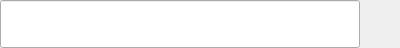
<?xml version="1.0" encoding="UTF-8"?>
<ui version="4.0">
 <class>EditableLabel</class>
 <widget class="QWidget" name="EditableLabel">
  <property name="geometry">
   <rect>
    <x>0</x>
    <y>0</y>
    <width>400</width>
    <height>48</height>
   </rect>
  </property>
  <property name="windowTitle">
   <string>Form</string>
  </property>
  <layout class="QHBoxLayout" name="horizontalLayout" stretch="20,0">
   <property name="spacing">
    <number>0</number>
   </property>
   <property name="leftMargin">
    <number>0</number>
   </property>
   <property name="topMargin">
    <number>0</number>
   </property>
   <property name="rightMargin">
    <number>0</number>
   </property>
   <property name="bottomMargin">
    <number>0</number>
   </property>
   <item>
    <widget class="QFrame" name="frameEdit">
     <property name="frameShape">
      <enum>QFrame::NoFrame</enum>
     </property>
     <widget class="QLabel" name="label">
      <property name="geometry">
       <rect>
        <x>0</x>
        <y>0</y>
        <width>360</width>
        <height>48</height>
       </rect>
      </property>
     </widget>
     <widget class="QLineEdit" name="text">
      <property name="geometry">
       <rect>
        <x>0</x>
        <y>0</y>
        <width>360</width>
        <height>48</height>
       </rect>
      </property>
     </widget>
    </widget>
   </item>
   <item>
    <widget class="QFrame" name="frameButton">
     <property name="minimumSize">
      <size>
       <width>32</width>
       <height>0</height>
      </size>
     </property>
     <layout class="QVBoxLayout" name="verticalLayout">
      <property name="spacing">
       <number>0</number>
      </property>
      <property name="leftMargin">
       <number>0</number>
      </property>
      <property name="topMargin">
       <number>0</number>
      </property>
      <property name="rightMargin">
       <number>0</number>
      </property>
      <property name="bottomMargin">
       <number>0</number>
      </property>
      <item>
       <widget class="QPushButton" name="pushButton">
        <property name="focusPolicy">
         <enum>Qt::TabFocus</enum>
        </property>
        <property name="icon">
         <iconset resource="icon.qrc">
          <normaloff>:/Icons/edit.png</normaloff>:/Icons/edit.png</iconset>
        </property>
        <property name="iconSize">
         <size>
          <width>24</width>
          <height>24</height>
         </size>
        </property>
        <property name="flat">
         <bool>true</bool>
        </property>
       </widget>
      </item>
      <item>
       <spacer name="verticalSpacer">
        <property name="orientation">
         <enum>Qt::Vertical</enum>
        </property>
        <property name="sizeHint" stdset="0">
         <size>
          <width>20</width>
          <height>40</height>
         </size>
        </property>
       </spacer>
      </item>
     </layout>
    </widget>
   </item>
  </layout>
 </widget>
 <resources>
  <include location="icon.qrc"/>
 </resources>
 <connections/>
</ui>
